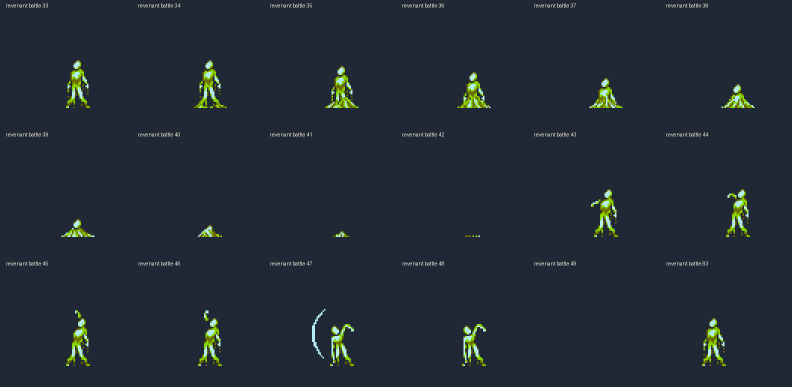
#> input picture art-review/character-expansion-20261018/enemy-revenant-brigand-v1-20261023/source/class-11-battle-board.png, 1584 x 774 px (shown at 1/2 size)
$ python -i integrate_hunapu_dawn_v1.py   (imports and definitions only)
#> lines starting #> are read from the running program, lines starting #| are printed output that depends on the picture
#!/usr/bin/env python3
"""Build only Hunapu's separate Dawn Warrior review, never game/runtime files."""
import argparse,contextlib,copy,io,json,os,subprocess,tempfile
from datetime import datetime,timezone
from types import SimpleNamespace
from pathlib import Path
from PIL import Image,ImageDraw,ImageOps
import integrate_enemy_11_14_review as shared
import import_hunapu_dawn_v1 as art
import export_gallery as E
import validate_gallery as V
ROOT=art.ROOT;OUT=art.OUT;PREFIX='hunapu-promoted-'
def own(row):return str(row.get('profile',row.get('id',''))).startswith(PREFIX)
def write(p,d):art.write(p,d)
# [14 lines left out: function build, not called in this run]
def verify(data):
 profiles={p['id']:p for p in data['profiles']};baseline=json.loads((art.SRC/'base-gallery.json').read_text());old={a['key']:a for a in baseline['actions']if a['context']=='battle'};checks=0;errors=[];native=[]
 assert len(profiles)==5 and len(data['actions'])==43
 for p in profiles.values():
  assert p['actor']=='hunapu'and p['classId']=='21'and p['className']=='破晓勇士'and p['heroProfession']=='dawn_warrior';assert not p['frameErrors']
  for path in p['newFrames'].values():
   im=V.image(path);assert list(im.size)==p['outputFrameSize']and im.getbbox();assert {px[:3]for px in im.getdata()if px[3]}<=set(art.C);assert set(im.getchannel('A').getdata())<={0,255};checks+=1
 for a in data['actions']:
  assert a['ready'],(a['id'],a['missingFrames'],a['missingEffects']);p=profiles[a['profile']];fw,fh=p['sourceFrameSize'];atlas=V.image(p['sourceAtlas'])
  if a['kind']=='attack':
   n=old[a['key']];assert all(a[k]==n[k]for k in['frames','fps','contactTick','origin']);assert not a.get('reviewTailFrames')and not a.get('revisedFrames');native.append({'key':a['key'],'ticks':len(a['frames']),'contact_tick':a['contactTick'],'actor_timeline_exact':True})
  elif a['context']=='battle':assert all(r['frame']==119 for r in a['frames'])
  for track in['native','redraw']:
   for t,row in enumerate(a['frames']):
    f=row['frame'];flip=(p['context']=='battle'and p.get('side')=='enemy')!=row.get('flip',False);off=row.get('offset',[0,0]);at=[a['origin'][i]+off[i]-p['anchor'][i]for i in(0,1)];at[0]+=row.get('shake',0)
    if flip and f<p['sourceOamCutoff']:at=[at[i]+p['flipOriginOffset'][i]for i in(0,1)]
    x=f%p['sourceColumns']*fw;y=f//p['sourceColumns']*fh;im=atlas.crop((x,y,x+fw,y+fh))if track=='native'else V.image(p['newFrames'][str(f)]);box=V.box_at(im,at,[fw,fh],flip);checks+=1
    if V.outside(box,a.get('viewport',data['viewport'])):errors.append({'action':a['id'],'track':track,'tick':t,'body_bounds':box})
    if a.get('closeCamera'):
     c=a['closeCamera'];view=[a['origin'][i]+off[i]+c['offset'][i]for i in(0,1)]+c['size'];checks+=1
     if V.outside(box,view):errors.append({'action':a['id'],'track':track,'tick':t,'close_body_bounds':box})
    for e in row.get('effects',[]):
     meta=p.get('revisedEffects',{}).get(e['sprite'],data['effects'][e['sprite']])if track=='redraw'else data['effects'][e['sprite']];pos=[e['position'][i]-meta['anchor'][i]for i in(0,1)]
     if e.get('flip'):pos=[pos[i]+meta.get('flip_origin_offset',[0,0])[i]for i in(0,1)]
     eb=V.box_at(V.image(meta['path']),pos,meta['frame_size'],e.get('flip',False));checks+=1
     if V.outside(eb,a.get('viewport',data['viewport'])):errors.append({'action':a['id'],'track':track,'tick':t,'effect':e['sprite'],'effect_bounds':eb})
 story=profiles['hunapu-promoted-maps-story'];world=profiles['hunapu-promoted-maps-world'];assert story['newFrames']==world['newFrames']
 stable=[]
 for kind,pairs,region in [('tactical-walk',[[0,1],[2,3],[4,5]],(0,0,128,71)),('tactical-idle',[[0,1,2]],(0,61,96,96))]:
  for ids in pairs:
   ims=[Image.open(OUT/kind/f'frame-{i:03}.png').convert('RGBA')for i in ids];assert all(im.crop(region).tobytes()==ims[0].crop(region).tobytes()for im in ims);assert len({im.tobytes()for im in ims})==len(ims);checks+=1;stable.append({'context':kind,'slots':ids,'fixed_region':list(region),'fixed_pixels_exact':True,'authored_limb_phases_distinct':True})
 for a,b in[(2,6),(3,7)]:assert ImageOps.mirror(Image.open(OUT/'tactical-walk'/f'frame-{a:03}.png').convert('RGBA')).tobytes()==Image.open(OUT/'tactical-walk'/f'frame-{b:03}.png').convert('RGBA').tobytes()
 registrations=json.loads((OUT/'asset-manifest.json').read_text())['registrations'];assert all(r['clipped_pixels']==0 for r in registrations)
 errors+=data['validation']['structuralIssues'];report={'passed':not errors,'checks':checks,'profiles':5,'actions':43,'native_battle_actions':native,'world_reuses_story_exactly':True,'map_fixed_regions':stable,'authored_pixels_clipped':0,'palette_colors':len(art.C),'runtime_integrated':False,'errors':errors};write(OUT/'verification.json',report);assert not errors,errors[:5];return report
# [47 lines left out: functions boards, export, merge, main, not called in this run]
# [1 line not run here, left out]

>>> import cv2
>>> picture = cv2.imread('../enemy-revenant-brigand-v1-20261023/source/class-11-battle-board.png', cv2.IMREAD_GRAYSCALE)
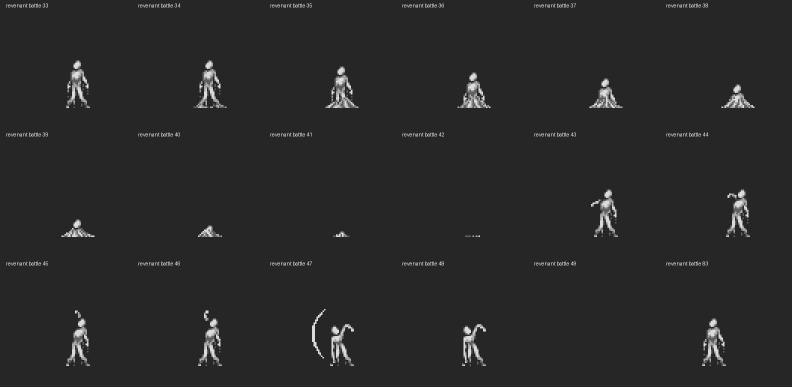
#> picture: shape (774, 1584) (shown at 1/2 size); min 38, max 235, mean 41.3
#> (the run stopped early here; a loop or call above may not have finished)

$ run again, on art-review/character-expansion-20261018/enemy-revenant-brigand-v1-20261023/source/class-14-idle-board.png
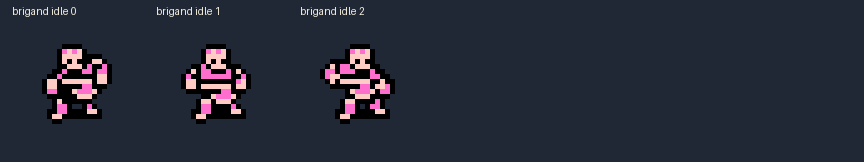
#> input picture art-review/character-expansion-20261018/enemy-revenant-brigand-v1-20261023/source/class-14-idle-board.png, 864 x 162 px
#> `picture = cv2.imread('../enemy-revenant-brigand-v1-20261023/source/cla..`:
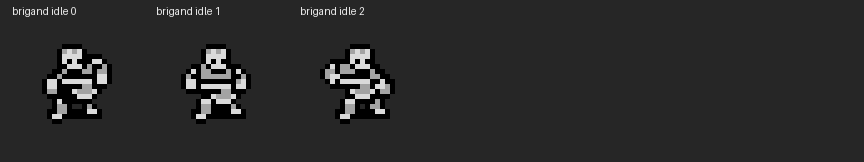
#> picture: shape (162, 864); min 0, max 232, mean 42

$ run again, on art-review/character-expansion-20261018/enemy-revenant-brigand-v1-20261023/source/class-14-walk-board.png
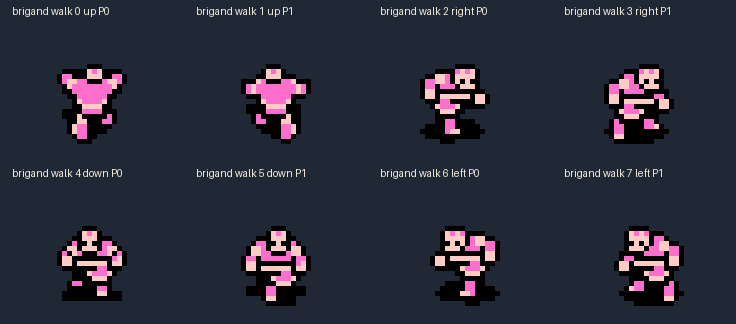
#> input picture art-review/character-expansion-20261018/enemy-revenant-brigand-v1-20261023/source/class-14-walk-board.png, 736 x 324 px
#> `picture = cv2.imread('../enemy-revenant-brigand-v1-20261023/source/cla..`:
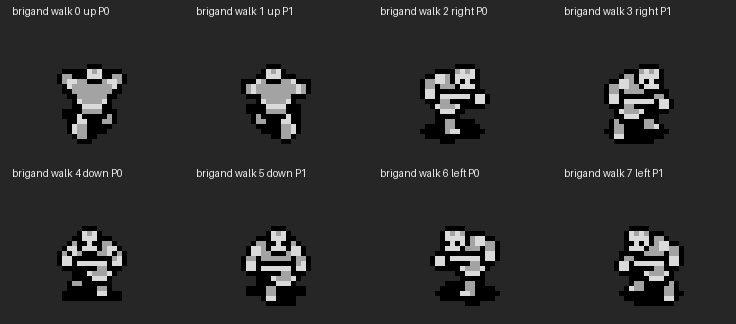
#> picture: shape (324, 736); min 0, max 235, mean 44.8
